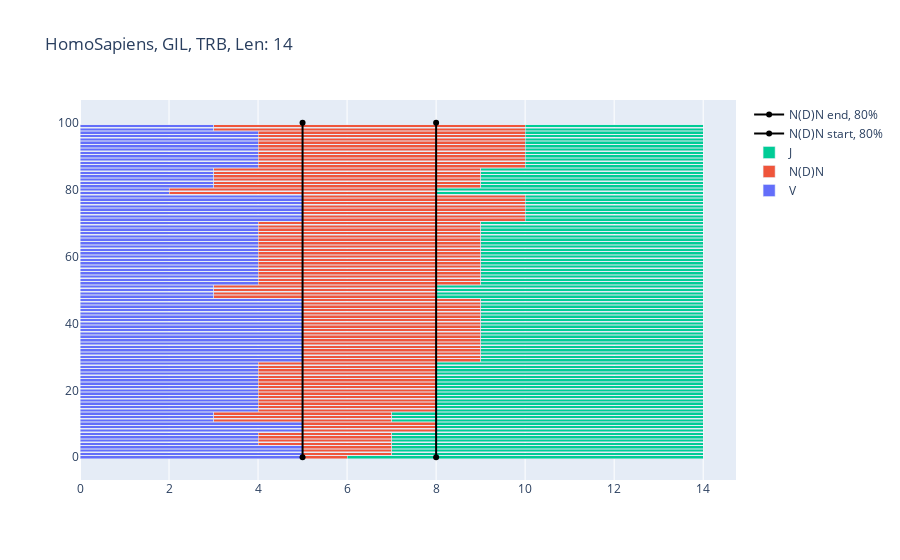

Here is the notebook cell this chart was saved with:
### Code cell
plot_sample_n = 100
plot_df = df.sample(plot_sample_n, random_state=42).sort_values(['cdr3_len_arr', 'v_len_arr'])
traces = []
traces.append(go.Bar(x=plot_df.v_len_arr, orientation='h', name='V'))
traces.append(go.Bar(x=plot_df.cdr3_len_arr, orientation='h', name='N(D)N'))
traces.append(go.Bar(x=plot_df.j_len_arr, orientation='h', name='J'))
traces.append(go.Scatter(x=[start_pos, start_pos], y=[0, plot_sample_n],
                         name='N(D)N start, 80%', line={'color': 'black'}))
traces.append(go.Scatter(x=[end_pos+1, end_pos+1], y=[0, plot_sample_n],
                         name='N(D)N end, 80%', line={'color': 'black'}))
fig = go.Figure(data=traces)
fig.update_layout(barmode='stack', title='HomoSapiens, GIL, TRB, Len: 14')
fig.show()

### Figure 1 — Plotly figure (JSON) as saved in the notebook; plotly's stock layout.template omitted (floating-point values rounded to 4 significant figures)
{"data": [{"name": "V", "orientation": "h", "type": "bar", "x": [5, 5, 5, 5, 4, 4, 4, 4, 5, 5, 5, 3, 3, 3, 4, 4, 4, 4, 4, 4, 4, 4, 4, 4, 4, 4, 4, 4, 4, 5, 5, 5, 5, 5, 5, 5, 5, 5, 5, 5, 5, 5, 5, 5, 5, 5, 5, 5, 3, 3, 3, 3, 4, 4, 4, 4, 4, 4, 4, 4, 4, 4, 4, 4, 4, 4, 4, 4, 4, 4, 4, 5, 5, 5, 5, 5, 5, 5, 5, 2, 2, 3, 3, 3, 3, 3, 3, 4, 4, 4, 4, 4, 4, 4, 4, 4, 4, 4, 3, 3]}, {"name": "N(D)N", "orientation": "h", "type": "bar", "x": [1, 2, 2, 2, 3, 3, 3, 3, 3, 3, 3, 4, 4, 4, 4, 4, 4, 4, 4, 4, 4, 4, 4, 4, 4, 4, 4, 4, 4, 4, 4, 4, 4, 4, 4, 4, 4, 4, 4, 4, 4, 4, 4, 4, 4, 4, 4, 4, 5, 5, 5, 5, 5, 5, 5, 5, 5, 5, 5, 5, 5, 5, 5, 5, 5, 5, 5, 5, 5, 5, 5, 5, 5, 5, 5, 5, 5, 5, 5, 6, 6, 6, 6, 6, 6, 6, 6, 6, 6, 6, 6, 6, 6, 6, 6, 6, 6, 6, 7, 7]}, {"name": "J", "orientation": "h", "type": "bar", "x": [8, 7, 7, 7, 7, 7, 7, 7, 6, 6, 6, 7, 7, 7, 6, 6, 6, 6, 6, 6, 6, 6, 6, 6, 6, 6, 6, 6, 6, 5, 5, 5, 5, 5, 5, 5, 5, 5, 5, 5, 5, 5, 5, 5, 5, 5, 5, 5, 6, 6, 6, 6, 5, 5, 5, 5, 5, 5, 5, 5, 5, 5, 5, 5, 5, 5, 5, 5, 5, 5, 5, 4, 4, 4, 4, 4, 4, 4, 4, 6, 6, 5, 5, 5, 5, 5, 5, 4, 4, 4, 4, 4, 4, 4, 4, 4, 4, 4, 4, 4]}, {"line": {"color": "black"}, "name": "N(D)N start, 80%", "type": "scatter", "x": [5, 5], "y": [0, 100]}, {"line": {"color": "black"}, "name": "N(D)N end, 80%", "type": "scatter", "x": [8, 8], "y": [0, 100]}], "layout": {"barmode": "stack", "title": {"text": "HomoSapiens, GIL, TRB, Len: 14"}}}
